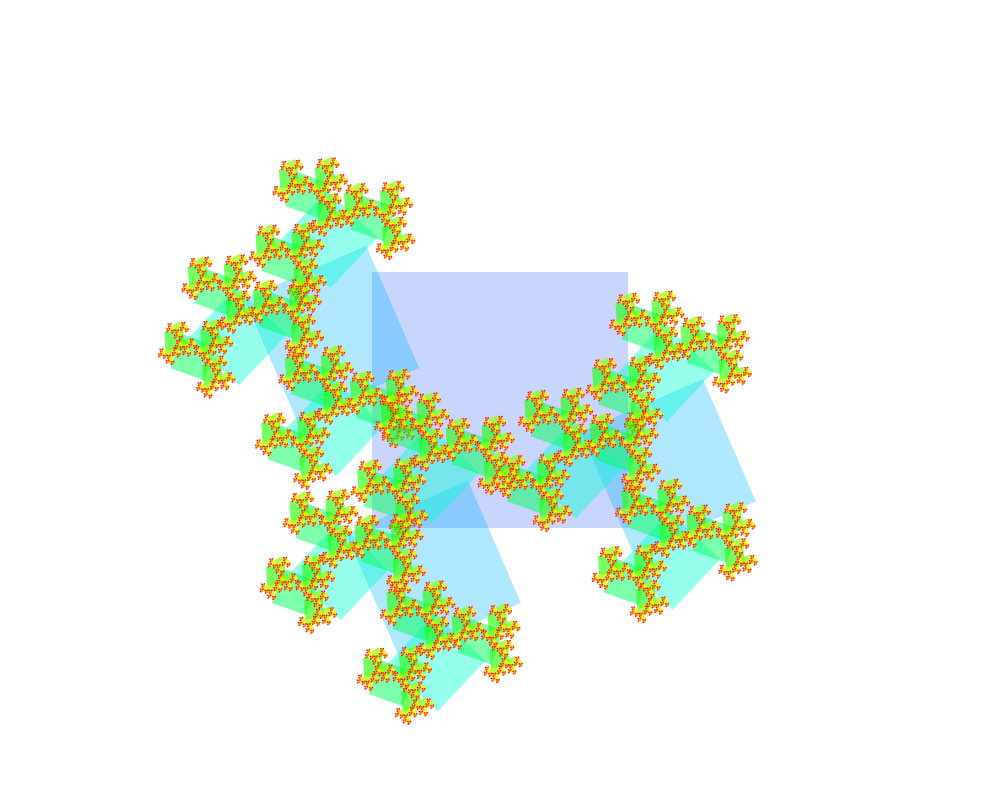
Frame 1 (no input)
Frame 60 (the mouse pressed at the canvas centre just before this capture): identical to frame 1, image omitted
Frame 120 (the mouse held since frame 60 and released just before this capture): identical to frame 1, image omitted

The Processing sketch that drew this single still picture (run headless with seeded random() and noise(); from frame 60 on, the mouse is pressed at the canvas centre):

// Processing sketch: GA8_2_tri_Fractal
// ── GA8_2_tri_Fractal.pde
//https://github.com/whitegreen/GenerativeArt
float theta=0.37;
float s=0.52;
void setup() {
  size(1000, 800);
  rectMode(CENTER);
  colorMode(HSB);
}
void draw() {
  background(255); 
  noStroke();
  square(500, 400, 256, 8);
}
void square(float x,float y,float w,int age){
  if (0>age) return;
  fill(age*20, 255, 255, 255-age*25);
  pushMatrix();
  translate(x, y);
  rect(0, 0, w, w);
  rotate(theta*PI);
  square(-w/2, w/2, w*s, age-1);
  square(w/2, -w/2, w*s, age-1);
  square(w/ 2, w/2, w*s, age-1);
  popMatrix();
}
